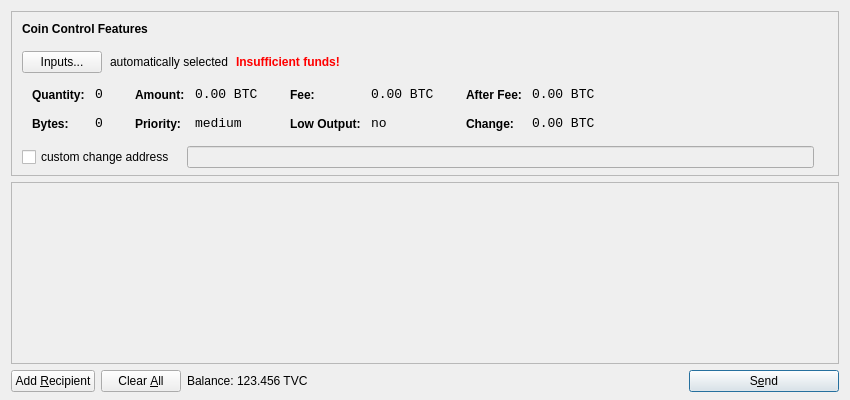
<?xml version="1.0" encoding="UTF-8"?>
<ui version="4.0">
 <class>SendCoinsDialog</class>
 <widget class="QDialog" name="SendCoinsDialog">
  <property name="geometry">
   <rect>
    <x>0</x>
    <y>0</y>
    <width>850</width>
    <height>400</height>
   </rect>
  </property>
  <property name="windowTitle">
   <string>Send Coins</string>
  </property>
  <layout class="QVBoxLayout" name="verticalLayout" stretch="0,1,0">
   <property name="bottomMargin">
    <number>8</number>
   </property>
   <item>
    <widget class="QFrame" name="frameCoinControl">
     <property name="sizePolicy">
      <sizepolicy hsizetype="Expanding" vsizetype="Expanding">
       <horstretch>0</horstretch>
       <verstretch>0</verstretch>
      </sizepolicy>
     </property>
     <property name="maximumSize">
      <size>
       <width>16777215</width>
       <height>16777215</height>
      </size>
     </property>
     <property name="frameShape">
      <enum>QFrame::StyledPanel</enum>
     </property>
     <property name="frameShadow">
      <enum>QFrame::Sunken</enum>
     </property>
     <layout class="QVBoxLayout" name="verticalLayoutCoinControl2">
      <property name="spacing">
       <number>-1</number>
      </property>
      <property name="leftMargin">
       <number>0</number>
      </property>
      <property name="topMargin">
       <number>0</number>
      </property>
      <property name="rightMargin">
       <number>0</number>
      </property>
      <property name="bottomMargin">
       <number>6</number>
      </property>
      <item>
       <layout class="QVBoxLayout" name="verticalLayoutCoinControl" stretch="0,0,0,0,1">
        <property name="spacing">
         <number>0</number>
        </property>
        <property name="leftMargin">
         <number>10</number>
        </property>
        <property name="topMargin">
         <number>10</number>
        </property>
        <item>
         <layout class="QHBoxLayout" name="horizontalLayoutCoinControl1">
          <property name="bottomMargin">
           <number>15</number>
          </property>
          <item>
           <widget class="QLabel" name="labelCoinControlFeatures">
            <property name="sizePolicy">
             <sizepolicy hsizetype="Preferred" vsizetype="Maximum">
              <horstretch>0</horstretch>
              <verstretch>0</verstretch>
             </sizepolicy>
            </property>
            <property name="font">
             <font>
              <weight>75</weight>
              <bold>true</bold>
             </font>
            </property>
            <property name="styleSheet">
             <string notr="true">font-weight:bold;</string>
            </property>
            <property name="text">
             <string>Coin Control Features</string>
            </property>
           </widget>
          </item>
         </layout>
        </item>
        <item>
         <layout class="QHBoxLayout" name="horizontalLayoutCoinControl2" stretch="0,0,0,0">
          <property name="spacing">
           <number>8</number>
          </property>
          <property name="bottomMargin">
           <number>10</number>
          </property>
          <item>
           <widget class="QPushButton" name="pushButtonCoinControl">
            <property name="styleSheet">
             <string notr="true"/>
            </property>
            <property name="text">
             <string>Inputs...</string>
            </property>
           </widget>
          </item>
          <item>
           <widget class="QLabel" name="labelCoinControlAutomaticallySelected">
            <property name="text">
             <string>automatically selected</string>
            </property>
            <property name="margin">
             <number>5</number>
            </property>
           </widget>
          </item>
          <item>
           <widget class="QLabel" name="labelCoinControlInsuffFunds">
            <property name="font">
             <font>
              <weight>75</weight>
              <bold>true</bold>
             </font>
            </property>
            <property name="styleSheet">
             <string notr="true">color:red;font-weight:bold;</string>
            </property>
            <property name="text">
             <string>Insufficient funds!</string>
            </property>
            <property name="margin">
             <number>5</number>
            </property>
           </widget>
          </item>
          <item>
           <spacer name="horizontalSpacerCoinControl">
            <property name="orientation">
             <enum>Qt::Horizontal</enum>
            </property>
            <property name="sizeHint" stdset="0">
             <size>
              <width>40</width>
              <height>1</height>
             </size>
            </property>
           </spacer>
          </item>
         </layout>
        </item>
        <item>
         <widget class="QWidget" name="widgetCoinControl" native="true">
          <property name="sizePolicy">
           <sizepolicy hsizetype="Preferred" vsizetype="Preferred">
            <horstretch>0</horstretch>
            <verstretch>0</verstretch>
           </sizepolicy>
          </property>
          <property name="minimumSize">
           <size>
            <width>0</width>
            <height>0</height>
           </size>
          </property>
          <property name="styleSheet">
           <string notr="true"/>
          </property>
          <layout class="QHBoxLayout" name="horizontalLayoutCoinControl5">
           <property name="margin">
            <number>0</number>
           </property>
           <item>
            <layout class="QHBoxLayout" name="horizontalLayoutCoinControl3" stretch="0,0,0,1">
             <property name="spacing">
              <number>20</number>
             </property>
             <property name="topMargin">
              <number>0</number>
             </property>
             <property name="bottomMargin">
              <number>10</number>
             </property>
             <item>
              <layout class="QFormLayout" name="formLayoutCoinControl1">
               <property name="horizontalSpacing">
                <number>10</number>
               </property>
               <property name="verticalSpacing">
                <number>14</number>
               </property>
               <property name="leftMargin">
                <number>10</number>
               </property>
               <property name="topMargin">
                <number>4</number>
               </property>
               <property name="rightMargin">
                <number>6</number>
               </property>
               <item row="0" column="0">
                <widget class="QLabel" name="labelCoinControlQuantityText">
                 <property name="styleSheet">
                  <string notr="true">font-weight:bold;</string>
                 </property>
                 <property name="text">
                  <string>Quantity:</string>
                 </property>
                 <property name="margin">
                  <number>0</number>
                 </property>
                </widget>
               </item>
               <item row="0" column="1">
                <widget class="QLabel" name="labelCoinControlQuantity">
                 <property name="font">
                  <font>
                   <family>Monospace</family>
                   <pointsize>10</pointsize>
                  </font>
                 </property>
                 <property name="cursor">
                  <cursorShape>IBeamCursor</cursorShape>
                 </property>
                 <property name="contextMenuPolicy">
                  <enum>Qt::ActionsContextMenu</enum>
                 </property>
                 <property name="text">
                  <string notr="true">0</string>
                 </property>
                 <property name="margin">
                  <number>0</number>
                 </property>
                 <property name="textInteractionFlags">
                  <set>Qt::LinksAccessibleByMouse|Qt::TextSelectableByKeyboard|Qt::TextSelectableByMouse</set>
                 </property>
                </widget>
               </item>
               <item row="1" column="0">
                <widget class="QLabel" name="labelCoinControlBytesText">
                 <property name="styleSheet">
                  <string notr="true">font-weight:bold;</string>
                 </property>
                 <property name="text">
                  <string>Bytes:</string>
                 </property>
                </widget>
               </item>
               <item row="1" column="1">
                <widget class="QLabel" name="labelCoinControlBytes">
                 <property name="font">
                  <font>
                   <family>Monospace</family>
                   <pointsize>10</pointsize>
                  </font>
                 </property>
                 <property name="cursor">
                  <cursorShape>IBeamCursor</cursorShape>
                 </property>
                 <property name="contextMenuPolicy">
                  <enum>Qt::ActionsContextMenu</enum>
                 </property>
                 <property name="text">
                  <string notr="true">0</string>
                 </property>
                 <property name="textInteractionFlags">
                  <set>Qt::LinksAccessibleByMouse|Qt::TextSelectableByKeyboard|Qt::TextSelectableByMouse</set>
                 </property>
                </widget>
               </item>
              </layout>
             </item>
             <item>
              <layout class="QFormLayout" name="formLayoutCoinControl2">
               <property name="horizontalSpacing">
                <number>10</number>
               </property>
               <property name="verticalSpacing">
                <number>14</number>
               </property>
               <property name="leftMargin">
                <number>6</number>
               </property>
               <property name="topMargin">
                <number>4</number>
               </property>
               <property name="rightMargin">
                <number>6</number>
               </property>
               <item row="0" column="0">
                <widget class="QLabel" name="labelCoinControlAmountText">
                 <property name="styleSheet">
                  <string notr="true">font-weight:bold;</string>
                 </property>
                 <property name="text">
                  <string>Amount:</string>
                 </property>
                 <property name="margin">
                  <number>0</number>
                 </property>
                </widget>
               </item>
               <item row="0" column="1">
                <widget class="QLabel" name="labelCoinControlAmount">
                 <property name="font">
                  <font>
                   <family>Monospace</family>
                   <pointsize>10</pointsize>
                  </font>
                 </property>
                 <property name="cursor">
                  <cursorShape>IBeamCursor</cursorShape>
                 </property>
                 <property name="contextMenuPolicy">
                  <enum>Qt::ActionsContextMenu</enum>
                 </property>
                 <property name="text">
                  <string notr="true">0.00 BTC</string>
                 </property>
                 <property name="textInteractionFlags">
                  <set>Qt::LinksAccessibleByMouse|Qt::TextSelectableByKeyboard|Qt::TextSelectableByMouse</set>
                 </property>
                </widget>
               </item>
               <item row="1" column="0">
                <widget class="QLabel" name="labelCoinControlPriorityText">
                 <property name="styleSheet">
                  <string notr="true">font-weight:bold;</string>
                 </property>
                 <property name="text">
                  <string>Priority:</string>
                 </property>
                </widget>
               </item>
               <item row="1" column="1">
                <widget class="QLabel" name="labelCoinControlPriority">
                 <property name="font">
                  <font>
                   <family>Monospace</family>
                   <pointsize>10</pointsize>
                  </font>
                 </property>
                 <property name="cursor">
                  <cursorShape>IBeamCursor</cursorShape>
                 </property>
                 <property name="contextMenuPolicy">
                  <enum>Qt::ActionsContextMenu</enum>
                 </property>
                 <property name="text">
                  <string>medium</string>
                 </property>
                 <property name="textInteractionFlags">
                  <set>Qt::LinksAccessibleByMouse|Qt::TextSelectableByKeyboard|Qt::TextSelectableByMouse</set>
                 </property>
                </widget>
               </item>
              </layout>
             </item>
             <item>
              <layout class="QFormLayout" name="formLayoutCoinControl3">
               <property name="horizontalSpacing">
                <number>10</number>
               </property>
               <property name="verticalSpacing">
                <number>14</number>
               </property>
               <property name="leftMargin">
                <number>6</number>
               </property>
               <property name="topMargin">
                <number>4</number>
               </property>
               <property name="rightMargin">
                <number>6</number>
               </property>
               <item row="0" column="0">
                <widget class="QLabel" name="labelCoinControlFeeText">
                 <property name="styleSheet">
                  <string notr="true">font-weight:bold;</string>
                 </property>
                 <property name="text">
                  <string>Fee:</string>
                 </property>
                 <property name="margin">
                  <number>0</number>
                 </property>
                </widget>
               </item>
               <item row="0" column="1">
                <widget class="QLabel" name="labelCoinControlFee">
                 <property name="font">
                  <font>
                   <family>Monospace</family>
                   <pointsize>10</pointsize>
                  </font>
                 </property>
                 <property name="cursor">
                  <cursorShape>IBeamCursor</cursorShape>
                 </property>
                 <property name="contextMenuPolicy">
                  <enum>Qt::ActionsContextMenu</enum>
                 </property>
                 <property name="text">
                  <string notr="true">0.00 BTC</string>
                 </property>
                 <property name="textInteractionFlags">
                  <set>Qt::LinksAccessibleByMouse|Qt::TextSelectableByKeyboard|Qt::TextSelectableByMouse</set>
                 </property>
                </widget>
               </item>
               <item row="1" column="0">
                <widget class="QLabel" name="labelCoinControlLowOutputText">
                 <property name="styleSheet">
                  <string notr="true">font-weight:bold;</string>
                 </property>
                 <property name="text">
                  <string>Low Output:</string>
                 </property>
                </widget>
               </item>
               <item row="1" column="1">
                <widget class="QLabel" name="labelCoinControlLowOutput">
                 <property name="font">
                  <font>
                   <family>Monospace</family>
                   <pointsize>10</pointsize>
                  </font>
                 </property>
                 <property name="cursor">
                  <cursorShape>IBeamCursor</cursorShape>
                 </property>
                 <property name="contextMenuPolicy">
                  <enum>Qt::ActionsContextMenu</enum>
                 </property>
                 <property name="text">
                  <string>no</string>
                 </property>
                 <property name="textInteractionFlags">
                  <set>Qt::LinksAccessibleByMouse|Qt::TextSelectableByKeyboard|Qt::TextSelectableByMouse</set>
                 </property>
                </widget>
               </item>
              </layout>
             </item>
             <item>
              <layout class="QFormLayout" name="formLayoutCoinControl4">
               <property name="horizontalSpacing">
                <number>10</number>
               </property>
               <property name="verticalSpacing">
                <number>14</number>
               </property>
               <property name="leftMargin">
                <number>6</number>
               </property>
               <property name="topMargin">
                <number>4</number>
               </property>
               <property name="rightMargin">
                <number>6</number>
               </property>
               <item row="0" column="0">
                <widget class="QLabel" name="labelCoinControlAfterFeeText">
                 <property name="styleSheet">
                  <string notr="true">font-weight:bold;</string>
                 </property>
                 <property name="text">
                  <string>After Fee:</string>
                 </property>
                 <property name="margin">
                  <number>0</number>
                 </property>
                </widget>
               </item>
               <item row="0" column="1">
                <widget class="QLabel" name="labelCoinControlAfterFee">
                 <property name="font">
                  <font>
                   <family>Monospace</family>
                   <pointsize>10</pointsize>
                  </font>
                 </property>
                 <property name="cursor">
                  <cursorShape>IBeamCursor</cursorShape>
                 </property>
                 <property name="contextMenuPolicy">
                  <enum>Qt::ActionsContextMenu</enum>
                 </property>
                 <property name="text">
                  <string notr="true">0.00 BTC</string>
                 </property>
                 <property name="textInteractionFlags">
                  <set>Qt::LinksAccessibleByMouse|Qt::TextSelectableByKeyboard|Qt::TextSelectableByMouse</set>
                 </property>
                </widget>
               </item>
               <item row="1" column="0">
                <widget class="QLabel" name="labelCoinControlChangeText">
                 <property name="styleSheet">
                  <string notr="true">font-weight:bold;</string>
                 </property>
                 <property name="text">
                  <string>Change:</string>
                 </property>
                </widget>
               </item>
               <item row="1" column="1">
                <widget class="QLabel" name="labelCoinControlChange">
                 <property name="font">
                  <font>
                   <family>Monospace</family>
                   <pointsize>10</pointsize>
                  </font>
                 </property>
                 <property name="cursor">
                  <cursorShape>IBeamCursor</cursorShape>
                 </property>
                 <property name="contextMenuPolicy">
                  <enum>Qt::ActionsContextMenu</enum>
                 </property>
                 <property name="text">
                  <string notr="true">0.00 BTC</string>
                 </property>
                 <property name="textInteractionFlags">
                  <set>Qt::LinksAccessibleByMouse|Qt::TextSelectableByKeyboard|Qt::TextSelectableByMouse</set>
                 </property>
                </widget>
               </item>
              </layout>
             </item>
            </layout>
           </item>
          </layout>
         </widget>
        </item>
        <item>
         <layout class="QHBoxLayout" name="horizontalLayoutCoinControl4" stretch="0,0,0">
          <property name="spacing">
           <number>12</number>
          </property>
          <property name="sizeConstraint">
           <enum>QLayout::SetDefaultConstraint</enum>
          </property>
          <property name="topMargin">
           <number>5</number>
          </property>
          <property name="rightMargin">
           <number>5</number>
          </property>
          <item>
           <widget class="QCheckBox" name="checkBoxCoinControlChange">
            <property name="text">
             <string>custom change address</string>
            </property>
           </widget>
          </item>
          <item>
           <widget class="QLineEdit" name="lineEditCoinControlChange">
            <property name="enabled">
             <bool>false</bool>
            </property>
            <property name="sizePolicy">
             <sizepolicy hsizetype="Expanding" vsizetype="Fixed">
              <horstretch>0</horstretch>
              <verstretch>0</verstretch>
             </sizepolicy>
            </property>
           </widget>
          </item>
          <item>
           <widget class="QLabel" name="labelCoinControlChangeLabel">
            <property name="sizePolicy">
             <sizepolicy hsizetype="Preferred" vsizetype="Expanding">
              <horstretch>0</horstretch>
              <verstretch>0</verstretch>
             </sizepolicy>
            </property>
            <property name="minimumSize">
             <size>
              <width>0</width>
              <height>0</height>
             </size>
            </property>
            <property name="text">
             <string/>
            </property>
            <property name="margin">
             <number>3</number>
            </property>
           </widget>
          </item>
         </layout>
        </item>
        <item>
         <spacer name="verticalSpacerCoinControl">
          <property name="orientation">
           <enum>Qt::Vertical</enum>
          </property>
          <property name="sizeHint" stdset="0">
           <size>
            <width>800</width>
            <height>1</height>
           </size>
          </property>
         </spacer>
        </item>
       </layout>
      </item>
     </layout>
    </widget>
   </item>
   <item>
    <widget class="QScrollArea" name="scrollArea">
     <property name="widgetResizable">
      <bool>true</bool>
     </property>
     <widget class="QWidget" name="scrollAreaWidgetContents">
      <property name="geometry">
       <rect>
        <x>0</x>
        <y>0</y>
        <width>830</width>
        <height>165</height>
       </rect>
      </property>
      <layout class="QVBoxLayout" name="verticalLayout_2">
       <property name="margin">
        <number>0</number>
       </property>
       <item>
        <layout class="QVBoxLayout" name="entries">
         <property name="spacing">
          <number>6</number>
         </property>
        </layout>
       </item>
       <item>
        <spacer name="verticalSpacer">
         <property name="orientation">
          <enum>Qt::Vertical</enum>
         </property>
         <property name="sizeHint" stdset="0">
          <size>
           <width>20</width>
           <height>40</height>
          </size>
         </property>
        </spacer>
       </item>
      </layout>
     </widget>
    </widget>
   </item>
   <item>
    <layout class="QHBoxLayout" name="horizontalLayout">
     <item>
      <widget class="QPushButton" name="addButton">
       <property name="toolTip">
        <string>Send to multiple recipients at once</string>
       </property>
       <property name="text">
        <string>Add &amp;Recipient</string>
       </property>
       <property name="icon">
        <iconset resource="../bitcoin.qrc">
         <normaloff>:/icons/add</normaloff>:/icons/add</iconset>
       </property>
       <property name="autoDefault">
        <bool>false</bool>
       </property>
      </widget>
     </item>
     <item>
      <widget class="QPushButton" name="clearButton">
       <property name="sizePolicy">
        <sizepolicy hsizetype="Minimum" vsizetype="Fixed">
         <horstretch>0</horstretch>
         <verstretch>0</verstretch>
        </sizepolicy>
       </property>
       <property name="toolTip">
        <string>Remove all transaction fields</string>
       </property>
       <property name="text">
        <string>Clear &amp;All</string>
       </property>
       <property name="icon">
        <iconset resource="../bitcoin.qrc">
         <normaloff>:/icons/remove</normaloff>:/icons/remove</iconset>
       </property>
       <property name="autoRepeatDelay">
        <number>300</number>
       </property>
       <property name="autoDefault">
        <bool>false</bool>
       </property>
      </widget>
     </item>
     <item>
      <layout class="QHBoxLayout" name="horizontalLayout_2">
       <property name="spacing">
        <number>3</number>
       </property>
       <item>
        <widget class="QLabel" name="label">
         <property name="text">
          <string>Balance:</string>
         </property>
        </widget>
       </item>
       <item>
        <widget class="QLabel" name="labelBalance">
         <property name="cursor">
          <cursorShape>IBeamCursor</cursorShape>
         </property>
         <property name="text">
          <string>123.456 TVC</string>
         </property>
         <property name="textInteractionFlags">
          <set>Qt::LinksAccessibleByMouse|Qt::TextSelectableByKeyboard|Qt::TextSelectableByMouse</set>
         </property>
        </widget>
       </item>
      </layout>
     </item>
     <item>
      <spacer name="horizontalSpacer">
       <property name="orientation">
        <enum>Qt::Horizontal</enum>
       </property>
       <property name="sizeHint" stdset="0">
        <size>
         <width>40</width>
         <height>20</height>
        </size>
       </property>
      </spacer>
     </item>
     <item>
      <widget class="QPushButton" name="sendButton">
       <property name="minimumSize">
        <size>
         <width>150</width>
         <height>0</height>
        </size>
       </property>
       <property name="toolTip">
        <string>Confirm the send action</string>
       </property>
       <property name="text">
        <string>S&amp;end</string>
       </property>
       <property name="icon">
        <iconset resource="../bitcoin.qrc">
         <normaloff>:/icons/send</normaloff>:/icons/send</iconset>
       </property>
       <property name="default">
        <bool>true</bool>
       </property>
      </widget>
     </item>
    </layout>
   </item>
  </layout>
 </widget>
 <resources>
  <include location="../bitcoin.qrc"/>
 </resources>
 <connections/>
</ui>
